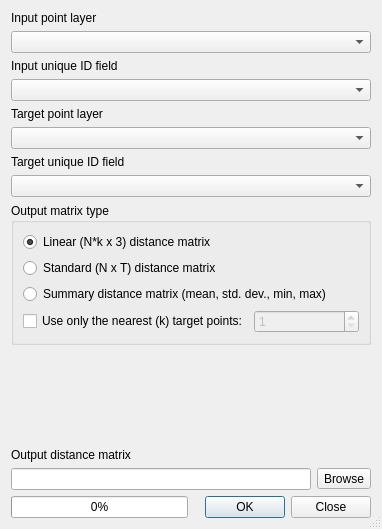
<ui version="4.0" >
 <class>Dialog</class>
 <widget class="QDialog" name="Dialog" >
  <property name="windowModality" >
   <enum>Qt::NonModal</enum>
  </property>
  <property name="geometry" >
   <rect>
    <x>0</x>
    <y>0</y>
    <width>382</width>
    <height>529</height>
   </rect>
  </property>
  <property name="windowTitle" >
   <string>Create Distance Matrix</string>
  </property>
  <property name="sizeGripEnabled" >
   <bool>true</bool>
  </property>
  <layout class="QGridLayout" name="gridLayout" >
   <item row="0" column="0" colspan="2" >
    <layout class="QVBoxLayout" >
     <item>
      <widget class="QLabel" name="label_4" >
       <property name="text" >
        <string>Input point layer</string>
       </property>
      </widget>
     </item>
     <item>
      <widget class="QComboBox" name="inPoint1" />
     </item>
    </layout>
   </item>
   <item row="1" column="0" colspan="2" >
    <layout class="QVBoxLayout" >
     <item>
      <widget class="QLabel" name="label_6" >
       <property name="text" >
        <string>Input unique ID field</string>
       </property>
      </widget>
     </item>
     <item>
      <widget class="QComboBox" name="inField1" />
     </item>
    </layout>
   </item>
   <item row="2" column="0" colspan="2" >
    <layout class="QVBoxLayout" >
     <item>
      <widget class="QLabel" name="label_3" >
       <property name="text" >
        <string>Target point layer</string>
       </property>
      </widget>
     </item>
     <item>
      <widget class="QComboBox" name="inPoint2" />
     </item>
    </layout>
   </item>
   <item row="3" column="0" colspan="2" >
    <layout class="QVBoxLayout" >
     <item>
      <widget class="QLabel" name="label_5" >
       <property name="text" >
        <string>Target unique ID field</string>
       </property>
      </widget>
     </item>
     <item>
      <widget class="QComboBox" name="inField2" />
     </item>
    </layout>
   </item>
   <item row="4" column="0" colspan="2" >
    <widget class="QGroupBox" name="groupBox_2" >
     <property name="title" >
      <string>Output matrix type</string>
     </property>
     <layout class="QGridLayout" >
      <item row="0" column="0" >
       <widget class="QRadioButton" name="rdoLinear" >
        <property name="text" >
         <string>Linear (N*k x 3) distance matrix</string>
        </property>
        <property name="checked" >
         <bool>true</bool>
        </property>
       </widget>
      </item>
      <item row="1" column="0" >
       <widget class="QRadioButton" name="rdoStandard" >
        <property name="text" >
         <string>Standard (N x T) distance matrix</string>
        </property>
       </widget>
      </item>
      <item row="2" column="0" colspan="2" >
       <widget class="QRadioButton" name="rdoSummary" >
        <property name="text" >
         <string>Summary distance matrix (mean, std. dev., min, max)</string>
        </property>
       </widget>
      </item>
      <item row="3" column="0" >
       <widget class="QCheckBox" name="chkNearest" >
        <property name="text" >
         <string>Use only the nearest (k) target points:</string>
        </property>
       </widget>
      </item>
      <item row="3" column="1" >
       <widget class="QSpinBox" name="spnNearest" >
        <property name="enabled" >
         <bool>false</bool>
        </property>
        <property name="minimum" >
         <number>1</number>
        </property>
        <property name="maximum" >
         <number>9999</number>
        </property>
       </widget>
      </item>
     </layout>
    </widget>
   </item>
   <item row="5" column="0" >
    <spacer>
     <property name="orientation" >
      <enum>Qt::Vertical</enum>
     </property>
     <property name="sizeHint" stdset="0" >
      <size>
       <width>20</width>
       <height>16</height>
      </size>
     </property>
    </spacer>
   </item>
   <item row="6" column="0" colspan="2" >
    <layout class="QVBoxLayout" >
     <item>
      <widget class="QLabel" name="label_2" >
       <property name="text" >
        <string>Output distance matrix</string>
       </property>
      </widget>
     </item>
     <item>
      <layout class="QHBoxLayout" >
       <item>
        <widget class="QLineEdit" name="outFile" >
         <property name="readOnly" >
          <bool>true</bool>
         </property>
        </widget>
       </item>
       <item>
        <widget class="QToolButton" name="btnFile" >
         <property name="text" >
          <string>Browse</string>
         </property>
        </widget>
       </item>
      </layout>
     </item>
    </layout>
   </item>
   <item row="7" column="0" >
    <widget class="QProgressBar" name="progressBar" >
     <property name="value" >
      <number>0</number>
     </property>
     <property name="alignment" >
      <set>Qt::AlignCenter</set>
     </property>
     <property name="textVisible" >
      <bool>true</bool>
     </property>
    </widget>
   </item>
   <item row="7" column="1" >
    <widget class="QDialogButtonBox" name="buttonBox_2" >
     <property name="orientation" >
      <enum>Qt::Horizontal</enum>
     </property>
     <property name="standardButtons" >
      <set>QDialogButtonBox::Close|QDialogButtonBox::Ok</set>
     </property>
    </widget>
   </item>
  </layout>
 </widget>
 <resources/>
 <connections>
  <connection>
   <sender>buttonBox_2</sender>
   <signal>accepted()</signal>
   <receiver>Dialog</receiver>
   <slot>accept()</slot>
   <hints>
    <hint type="sourcelabel" >
     <x>142</x>
     <y>543</y>
    </hint>
    <hint type="destinationlabel" >
     <x>215</x>
     <y>290</y>
    </hint>
   </hints>
  </connection>
  <connection>
   <sender>buttonBox_2</sender>
   <signal>rejected()</signal>
   <receiver>Dialog</receiver>
   <slot>close()</slot>
   <hints>
    <hint type="sourcelabel" >
     <x>68</x>
     <y>543</y>
    </hint>
    <hint type="destinationlabel" >
     <x>132</x>
     <y>239</y>
    </hint>
   </hints>
  </connection>
  <connection>
   <sender>chkNearest</sender>
   <signal>toggled(bool)</signal>
   <receiver>spnNearest</receiver>
   <slot>setEnabled(bool)</slot>
   <hints>
    <hint type="sourcelabel" >
     <x>138</x>
     <y>370</y>
    </hint>
    <hint type="destinationlabel" >
     <x>361</x>
     <y>370</y>
    </hint>
   </hints>
  </connection>
  <connection>
   <sender>rdoStandard</sender>
   <signal>toggled(bool)</signal>
   <receiver>chkNearest</receiver>
   <slot>setDisabled(bool)</slot>
   <hints>
    <hint type="sourcelabel" >
     <x>87</x>
     <y>298</y>
    </hint>
    <hint type="destinationlabel" >
     <x>78</x>
     <y>359</y>
    </hint>
   </hints>
  </connection>
  <connection>
   <sender>rdoStandard</sender>
   <signal>toggled(bool)</signal>
   <receiver>spnNearest</receiver>
   <slot>setDisabled(bool)</slot>
   <hints>
    <hint type="sourcelabel" >
     <x>99</x>
     <y>305</y>
    </hint>
    <hint type="destinationlabel" >
     <x>304</x>
     <y>356</y>
    </hint>
   </hints>
  </connection>
 </connections>
</ui>
